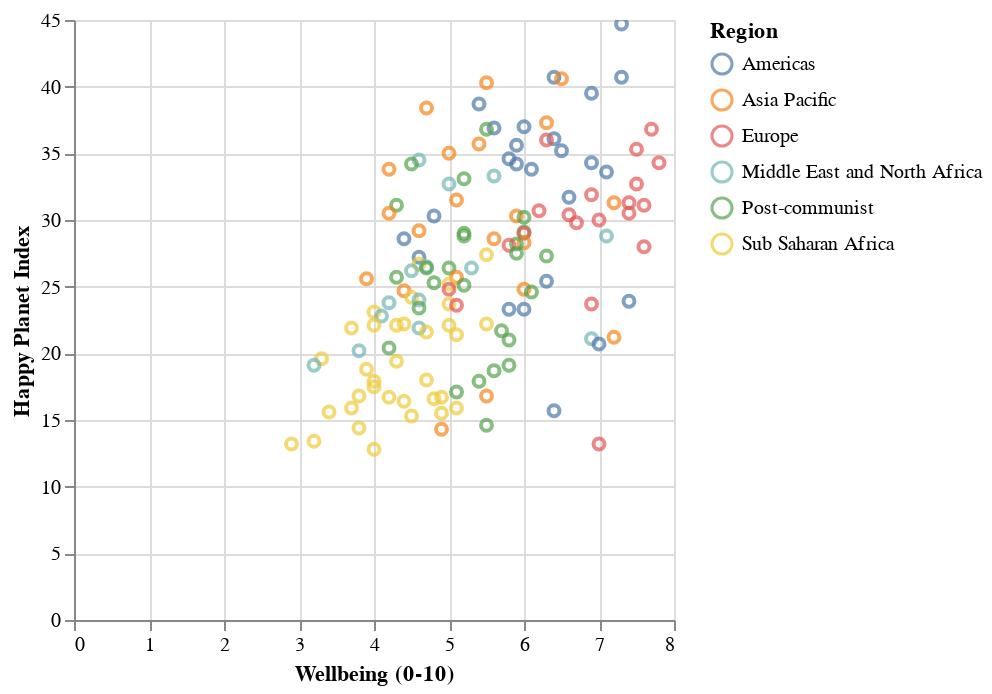

This figure's notebook cell:
### Code cell
#Adding Hover and Tooltip Functionality to a Scatter Plot
alt.Chart(hpi_df).mark_point().encode(
    x='Wellbeing (0-10):Q',
    y='Happy Planet Index:Q',
    color='Region:N',
    tooltip=['Country', 'Region', 'Wellbeing (0-10)', 'Happy Planet Index', 'Life Expectancy (years)']
).interactive()

### Figure 1 — Vega-Lite specification as saved in the notebook (floating-point values rounded to 4 significant figures; data arrays with more than 128 entries replaced by an {"elided": "..."} marker saying what was removed)
{"config": {"view": {"continuousWidth": 300, "continuousHeight": 300}}, "data": {"name": "data-e1c068cb61c6a12593f95144d0d2b6ed"}, "mark": {"type": "point"}, "encoding": {"color": {"field": "Region", "type": "nominal"}, "tooltip": [{"field": "Country", "type": "nominal"}, {"field": "Region", "type": "nominal"}, {"field": "Wellbeing (0-10)", "type": "quantitative"}, {"field": "Happy Planet Index", "type": "quantitative"}, {"field": "Life Expectancy (years)", "type": "quantitative"}], "x": {"field": "Wellbeing (0-10)", "type": "quantitative"}, "y": {"field": "Happy Planet Index", "type": "quantitative"}}, "params": [{"name": "param_6", "select": {"type": "interval", "encodings": ["x", "y"]}, "bind": "scales"}], "$schema": "https://vega.github.io/schema/vega-lite/v5.20.1.json", "datasets": {"data-e1c068cb61c6a12593f95144d0d2b6ed": {"elided": "140 records"}}}
